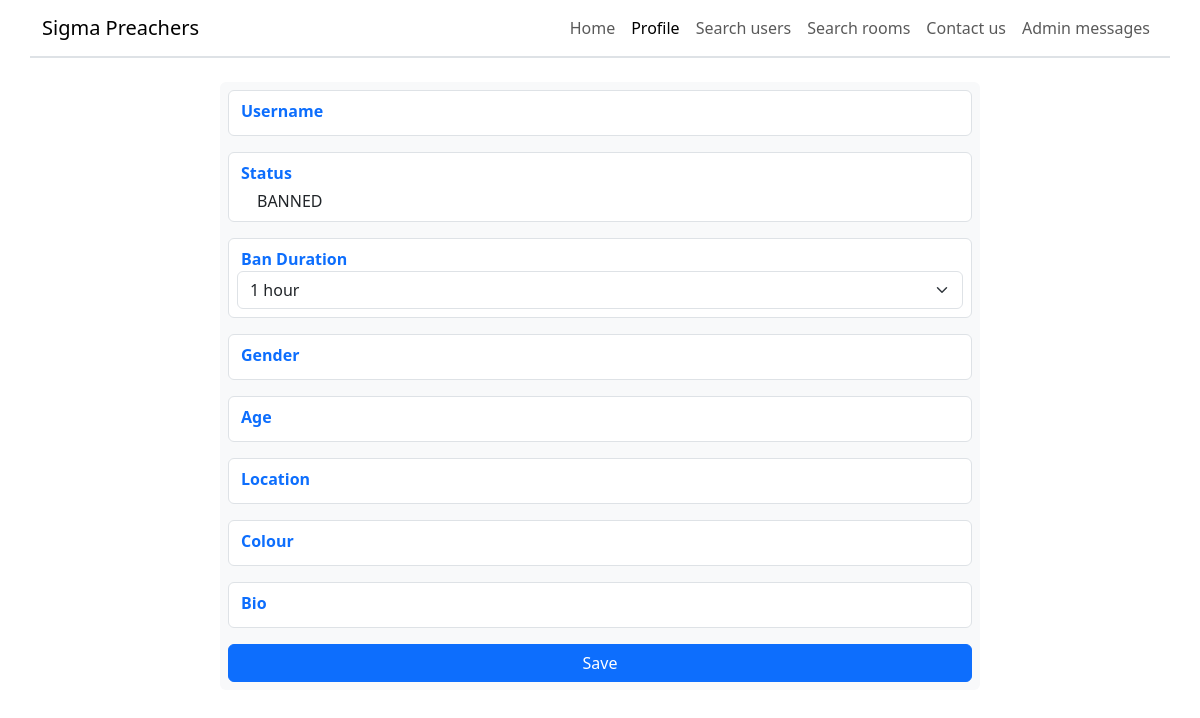
The app's page /ban_user/3 (signed in), older data.
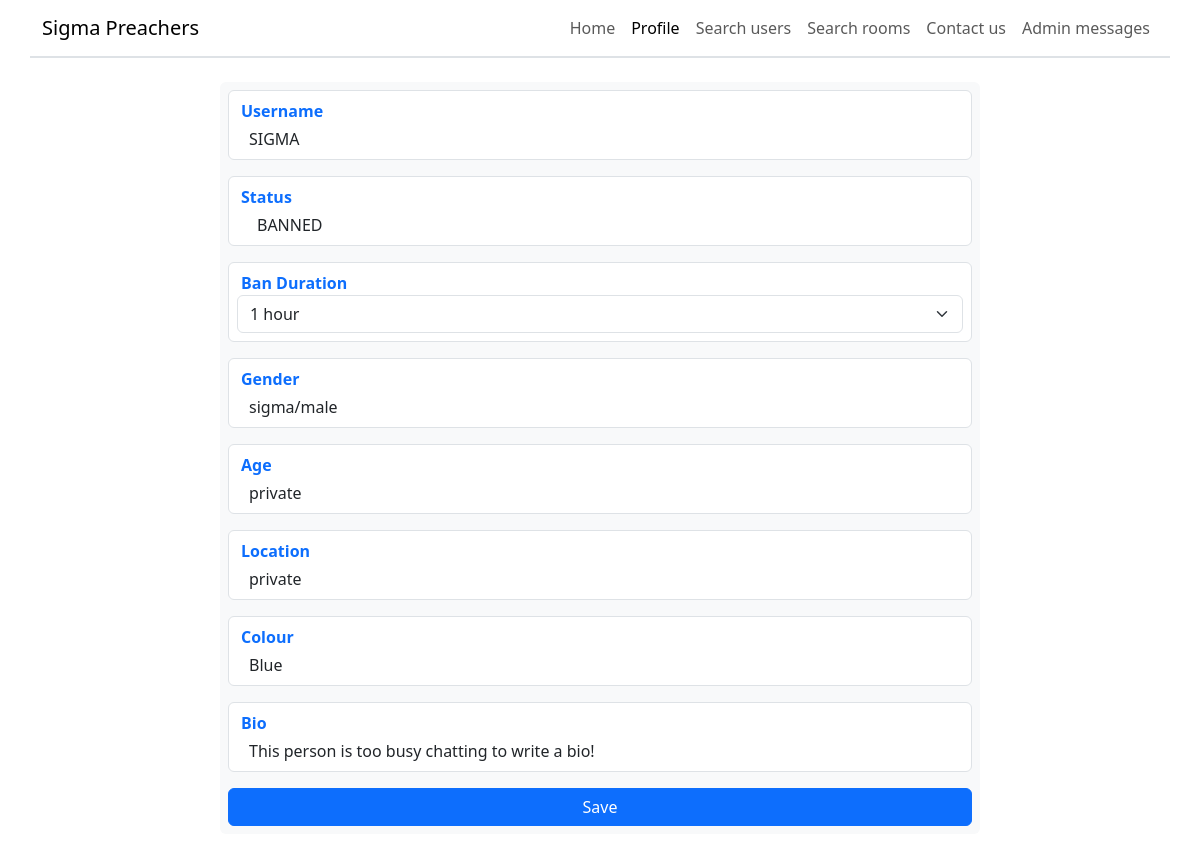
The same page, newer data.
### project/database/create_db.py (models this page shows)
class User(UserMixin, db.Model):
    __tablename__ = "users"
    id = db.Column(db.Integer, primary_key=True, autoincrement=True)
    username = db.Column(db.String(67), unique=True, nullable=False)
    password = db.Column(db.Integer, nullable=False)  # Only store password hash
    status = db.Column(db.String(20), default="STANDARD USER", nullable=False)
    gender = db.Column(db.String(67), default="sigma/male", nullable=False)
    age = db.Column(db.Integer, default=-1, nullable=False)
    location = db.Column(db.String(67), default="private", nullable=False)
    bio = db.Column(
        db.String(255),
        default="This person is too busy chatting to write a bio!",
        nullable=False,
    )
    banned = db.Column(db.Boolean, default=False, nullable=False)
    ban_end = db.Column(db.Integer, default=int(datetime.now().timestamp()))
    colour = db.Column(db.String(255), default="Blue", nullable=False)
    room_access = db.relationship("RoomAccess", backref="user")
    admin_messages = db.relationship("AdminMessage", backref="user")
    room_message = db.relationship("RoomMessage", backref="user")

### project/routes/ban_user.py (the view)
@ban_user_bp.route("/ban_user/<int:user_id>", methods=["GET", "POST"])
@login_required
def ban_user(user_id: int):
    if current_user.status not in ["MASTER", "ADMIN"]:
        flash("You do not have access to that page.", "warning")
        return redirect(url_for("home.home"))
    form = BanUserForm()
    service = BanService(user_id)
    if not form.validate_on_submit():
        user_details = service.get_user_details()
        return render_template(
            "ban_user.html", form=form, user_details=user_details
        )
    ban_duration = form.duration.data
    service.ban_user(ban_duration)
    return redirect(url_for("view_profile.view_profile", id=user_id))

### project/forms/ban_user.py
class BanUserForm(FlaskForm):
    duration = SelectField(
        "Duration",
        choices=[
            ("1 hour", "1 hour"),
            ("3 hours", "3 hours"),
            ("1 day", "1 day"),
            ("3 days", "3 days"),
            ("1 week", "1 week"),
            ("2 weeks", "2 weeks"),
            ("1 month", "1 month"),
            ("3 months", "3 months"),
            ("6 months", "6 months"),
            ("1 year", "1 year"),
        ],
        validators=[DataRequired()],
    )
    submit = SubmitField("Save")

### project/database/select_db.py (called while the page is built)
    @staticmethod
    def select_user_with_id(user_id: int) -> User | None:
        found_user = User.query.filter(User.id == user_id).first()
        if found_user is None:
            return None
        if type(found_user.ban_end) == str:
            return found_user
        found_user.ban_end = datetime.fromtimestamp(
            found_user.ban_end
        ).strftime("%d/%m/%Y")
        return found_user

### project/services/ban.py (called while the page is built)
    def get_user_details(self) -> User | None:
        return Select.select_user_with_id(self.user_id)

### project/templates/ban_user.html (shortened to what this page needs)
{% extends "base_header.html" %}
{% block main %}
<main class="mt-4">
    <div class="row d-flex justify-content-center mb-5">
        <form action="/ban_user/{{ user_details.id }}" class="bg-light rounded p-2 mb-5 col-sm-8" method="post">
            <div class="d-flex flex-column row border py-2 mx-0 rounded mb-3" style="background-color: white;">
                <p class="text-primary fw-bold ms-0 my-0">Username</p>
                <p class="mt-1 ms-2 mb-0">{{ user_details.username }}</p>
            </div>
            <div class="d-flex flex-column row border py-2 px-2 mx-0 rounded mb-3" style="background-color: white;">
                <p class="text-primary fw-bold ms-0 my-0 ps-1">Status</p>
                <p class="mt-1 ms-2 mb-0">BANNED</p>
            </div>
            <div class="d-flex flex-column row border py-2 px-2 mx-0 rounded mb-3" style="background-color: white;">
                <p class="text-primary fw-bold ms-0 my-0 ps-1">Ban Duration</p>
                {{ form.duration(class="form-select") }}
            </div>
            <div class="d-flex flex-column row border py-2 mx-0 rounded mb-3" style="background-color: white;">
                <p class="text-primary fw-bold ms-0 my-0">Gender</p>
                <p class="mt-1 ms-2 mb-0">{{ user_details.gender }}</p>
            </div>
            <div class="d-flex flex-column row border py-2 mx-0 rounded mb-3" style="background-color: white;">
                <p class="text-primary fw-bold ms-0 my-0">Age</p>
                {% if user_details.age == -1 %}
                <p class="mt-1 ms-2 mb-0">private</p>
                {% else %}
                <p class="mt-1 ms-2 mb-0">{{ user_details.age }}</p>
                {% endif %}
            </div>
            <div class="d-flex flex-column row border py-2 mx-0 rounded mb-3" style="background-color: white;">
                <p class="text-primary fw-bold ms-0 my-0">Location</p>
                <p class="mt-1 ms-2 mb-0">{{ user_details.location }}</p>
            </div>
            <div class="d-flex flex-column row border py-2 mx-0 rounded mb-3" style="background-color: white;">
                <p class="text-primary fw-bold ms-0 my-0">Colour</p>
                <p class="mt-1 ms-2 mb-0">{{ user_details.colour }}</p>
            </div>
            <div class="d-flex flex-column row border py-2 mx-0 rounded mb-3" style="background-color: white;">
                <p class="text-primary fw-bold ms-0 my-0">Bio</p>
                <p class="mt-1 ms-2 mb-0 text-break">{{ user_details.bio }}</p>
            </div>
            <div style="width: 100%">
                {{ form.submit(class="btn btn-primary mx-auto px-5", style="width: 100%") }}
            </div>
        </form>
    </div>
</main>
{% endblock %}

Row changes from the older to the newer data that the page shows:
added User: username "SIGMA", gender "sigma/male", location "private", colour "Blue", bio "This person is too busy chatting to write a bio!"
Text that changed along with them:
text now shown: "private"
